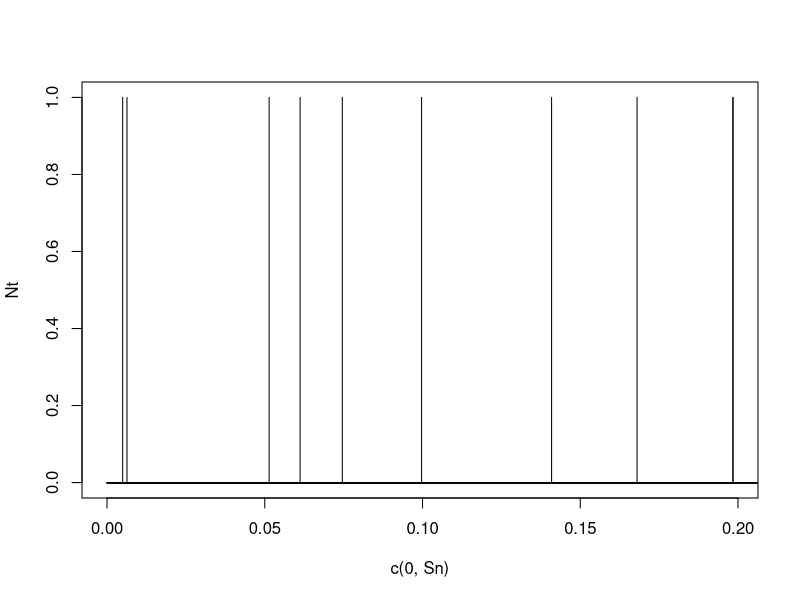
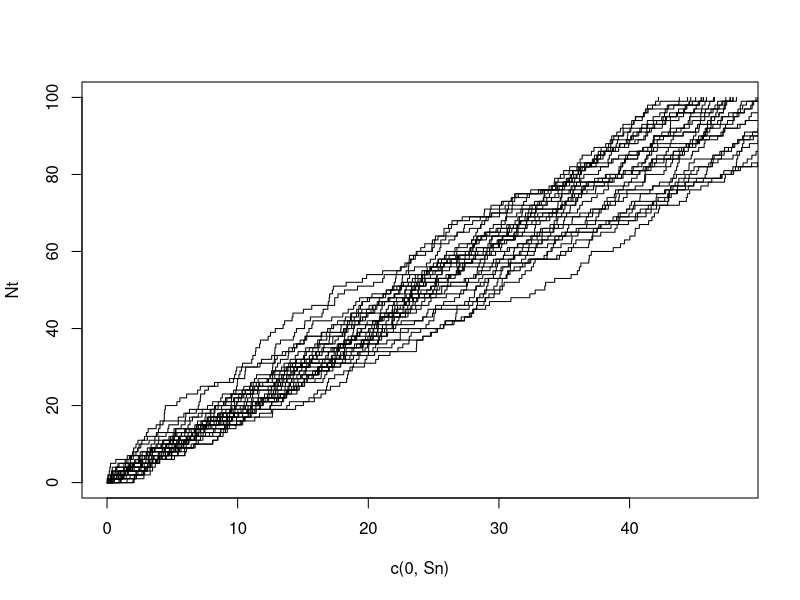

The R script that drew these images, in order:
dopois <- function() {
    
    lambda <- 2.25;
    
    t0 <- 20
    
    Tn <- rexp(1000, lambda)

    Sn <-  cumsum(Tn)

    n <-  min(which(Sn>t0))
    ret = c(n,Sn)
    return (ret)
}
n <- dopois()[1];
n-1

pp <-  numeric(1e4)
for (i in c(1:1e4)) {
    pp[i] <- dopois()[1];
}

mean(pp-1)

for (i in 1:30) {
    Sn <- dopois()[2];
    Nt <- 0:length(Sn)
    if (i == 1) {
        plot(x=c(0,Sn),y=Nt,type='s')
    }   
    points(x=c(0,Sn),y=Nt, type='s')
}

lambda <- 2
t0 <- 20;
for (i in 1:30) {
    Tn <-  rexp(100, lambda);
    Sn <- cumsum(Tn);
    Nt <- 0:length(Sn)
    if (i == 1) {
        plot(x=c(0,Sn),y=Nt,type='s')
    }   
    points(x=c(0,Sn),y=Nt, type='s')
}


P <- rpois(1000,2.25)
print("....")
mean(P)
var(P)
sqrt(var(P))
sd(P)
